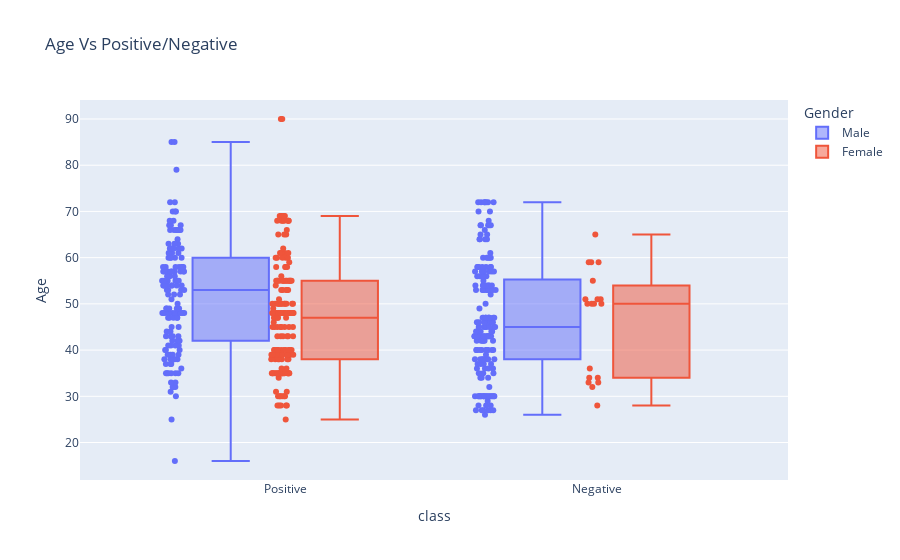

Source (notebook cell):
### Code cell
genbox = px.box(df, y="Age", x="class", color="Gender", points="all", title= "Age Vs Positive/Negative")
genbox.show()

### Figure 1 — Plotly figure (JSON) as saved in the notebook; plotly's stock layout.template omitted (floating-point values rounded to 4 significant figures; data arrays with more than 128 entries replaced by an {"elided": "..."} marker saying what was removed)
{"data": [{"alignmentgroup": "True", "boxpoints": "all", "hovertemplate": "Gender=Male<br>class=%{x}<br>Age=%{y}<extra></extra>", "legendgroup": "Male", "marker": {"color": "#636efa"}, "name": "Male", "notched": false, "offsetgroup": "Male", "orientation": "v", "showlegend": true, "type": "box", "x": {"elided": "328 str values"}, "x0": " ", "xaxis": "x", "y": {"elided": "328 int values"}, "y0": " ", "yaxis": "y"}, {"alignmentgroup": "True", "boxpoints": "all", "hovertemplate": "Gender=Female<br>class=%{x}<br>Age=%{y}<extra></extra>", "legendgroup": "Female", "marker": {"color": "#EF553B"}, "name": "Female", "notched": false, "offsetgroup": "Female", "orientation": "v", "showlegend": true, "type": "box", "x": {"elided": "192 str values"}, "x0": " ", "xaxis": "x", "y": {"elided": "192 int values"}, "y0": " ", "yaxis": "y"}], "layout": {"autosize": true, "boxmode": "group", "legend": {"title": {"text": "Gender"}, "tracegroupgap": 0}, "title": {"text": "Age Vs Positive/Negative"}, "xaxis": {"anchor": "y", "autorange": true, "domain": [0, 1], "range": [-0.6565, 1.614], "title": {"text": "class"}, "type": "category"}, "yaxis": {"anchor": "x", "autorange": true, "domain": [0, 1], "range": [11.89, 94.11], "title": {"text": "Age"}, "type": "linear"}}}
